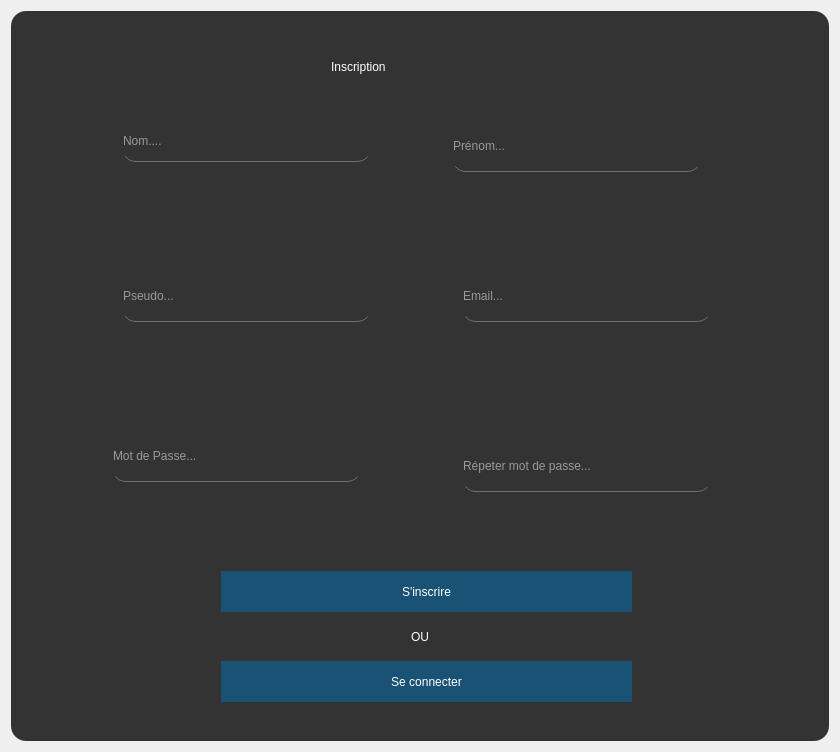
<?xml version="1.0" encoding="UTF-8"?>
<ui version="4.0">
 <class>inscription</class>
 <widget class="QDialog" name="inscription">
  <property name="geometry">
   <rect>
    <x>0</x>
    <y>0</y>
    <width>840</width>
    <height>752</height>
   </rect>
  </property>
  <property name="windowTitle">
   <string>Dialog</string>
  </property>
  <property name="accessibleName">
   <string>Inscription</string>
  </property>
  <layout class="QGridLayout" name="gridLayout">
   <item row="0" column="0">
    <widget class="QFrame" name="frameInscription">
     <property name="styleSheet">
      <string notr="true">background-color: rgb(51, 51, 51);
border-radius: 15px;</string>
     </property>
     <property name="frameShape">
      <enum>QFrame::StyledPanel</enum>
     </property>
     <property name="frameShadow">
      <enum>QFrame::Raised</enum>
     </property>
     <widget class="QPushButton" name="pushButtonInscription">
      <property name="geometry">
       <rect>
        <x>210</x>
        <y>560</y>
        <width>411</width>
        <height>41</height>
       </rect>
      </property>
      <property name="styleSheet">
       <string notr="true">font: 16pt &quot;Roboto&quot;;
color: rgb(255, 255, 255);
background-color: rgb(26, 82, 118);
border-radius: 60px;
</string>
      </property>
      <property name="text">
       <string>S'inscrire</string>
      </property>
     </widget>
     <widget class="QLabel" name="labelInscription">
      <property name="geometry">
       <rect>
        <x>320</x>
        <y>40</y>
        <width>151</width>
        <height>31</height>
       </rect>
      </property>
      <property name="styleSheet">
       <string notr="true">font: 700 21pt &quot;Roboto&quot;;
color: rgb(255, 255, 255);</string>
      </property>
      <property name="text">
       <string>Inscription</string>
      </property>
     </widget>
     <widget class="QLineEdit" name="lineEditNom">
      <property name="geometry">
       <rect>
        <x>110</x>
        <y>110</y>
        <width>251</width>
        <height>41</height>
       </rect>
      </property>
      <property name="styleSheet">
       <string notr="true">background-color: transparent;
color: rgb(255, 255, 255);
border: none;
border-bottom: 1px solid #717072;</string>
      </property>
      <property name="text">
       <string/>
      </property>
      <property name="placeholderText">
       <string>Nom....</string>
      </property>
     </widget>
     <widget class="QLineEdit" name="lineEditPrenom">
      <property name="geometry">
       <rect>
        <x>440</x>
        <y>110</y>
        <width>251</width>
        <height>51</height>
       </rect>
      </property>
      <property name="styleSheet">
       <string notr="true">background-color: transparent;
color: rgb(255, 255, 255);
border: none;
border-bottom: 1px solid #717072;
</string>
      </property>
      <property name="text">
       <string/>
      </property>
      <property name="placeholderText">
       <string>Prénom...</string>
      </property>
     </widget>
     <widget class="QLineEdit" name="lineEditPseudo">
      <property name="geometry">
       <rect>
        <x>110</x>
        <y>260</y>
        <width>251</width>
        <height>51</height>
       </rect>
      </property>
      <property name="styleSheet">
       <string notr="true">background-color: transparent;
color: rgb(255, 255, 255);
border: none;
border-bottom: 1px solid #717072;</string>
      </property>
      <property name="text">
       <string/>
      </property>
      <property name="placeholderText">
       <string>Pseudo...</string>
      </property>
     </widget>
     <widget class="QLineEdit" name="lineEditEmail">
      <property name="geometry">
       <rect>
        <x>450</x>
        <y>260</y>
        <width>251</width>
        <height>51</height>
       </rect>
      </property>
      <property name="styleSheet">
       <string notr="true">background-color: transparent;
color: rgb(255, 255, 255);
border: none;
border-bottom: 1px solid #717072;</string>
      </property>
      <property name="inputMethodHints">
       <set>Qt::ImhEmailCharactersOnly</set>
      </property>
      <property name="text">
       <string/>
      </property>
      <property name="placeholderText">
       <string>Email...</string>
      </property>
     </widget>
     <widget class="QLineEdit" name="lineEditMotDePasse">
      <property name="geometry">
       <rect>
        <x>100</x>
        <y>420</y>
        <width>251</width>
        <height>51</height>
       </rect>
      </property>
      <property name="styleSheet">
       <string notr="true">background-color: transparent;
color: rgb(255, 255, 255);
border: none;
border-bottom: 1px solid #717072;</string>
      </property>
      <property name="text">
       <string/>
      </property>
      <property name="echoMode">
       <enum>QLineEdit::Password</enum>
      </property>
      <property name="placeholderText">
       <string>Mot de Passe...</string>
      </property>
     </widget>
     <widget class="QLineEdit" name="lineEditRMotDePasse">
      <property name="geometry">
       <rect>
        <x>450</x>
        <y>430</y>
        <width>251</width>
        <height>51</height>
       </rect>
      </property>
      <property name="styleSheet">
       <string notr="true">background-color: transparent;
color: rgb(255, 255, 255);
border: none;
border-bottom: 1px solid #717072;</string>
      </property>
      <property name="text">
       <string/>
      </property>
      <property name="echoMode">
       <enum>QLineEdit::Password</enum>
      </property>
      <property name="placeholderText">
       <string>Répeter mot de passe...</string>
      </property>
     </widget>
     <widget class="QPushButton" name="pushButtonInscriptionConnexion">
      <property name="geometry">
       <rect>
        <x>210</x>
        <y>650</y>
        <width>411</width>
        <height>41</height>
       </rect>
      </property>
      <property name="styleSheet">
       <string notr="true">font: 16pt &quot;Roboto&quot;;
color: rgb(255, 255, 255);
background-color: rgb(26, 82, 118);
border-radius: 60px;
</string>
      </property>
      <property name="text">
       <string>Se connecter</string>
      </property>
     </widget>
     <widget class="QLabel" name="label">
      <property name="geometry">
       <rect>
        <x>400</x>
        <y>615</y>
        <width>41</width>
        <height>21</height>
       </rect>
      </property>
      <property name="styleSheet">
       <string notr="true">font: 75 italic 20pt &quot;Arial&quot;;
color: rgb(255, 255, 255);</string>
      </property>
      <property name="text">
       <string>OU</string>
      </property>
     </widget>
    </widget>
   </item>
  </layout>
 </widget>
 <resources/>
 <connections/>
</ui>
